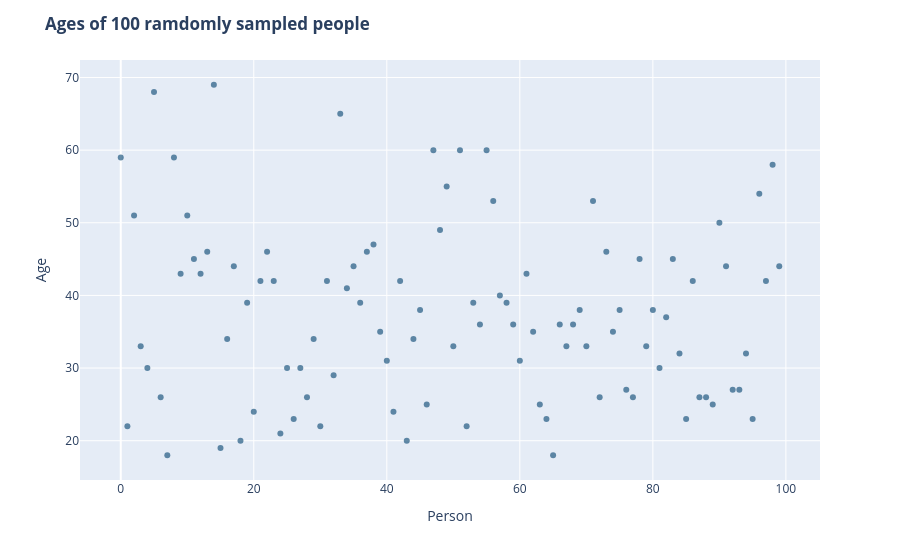
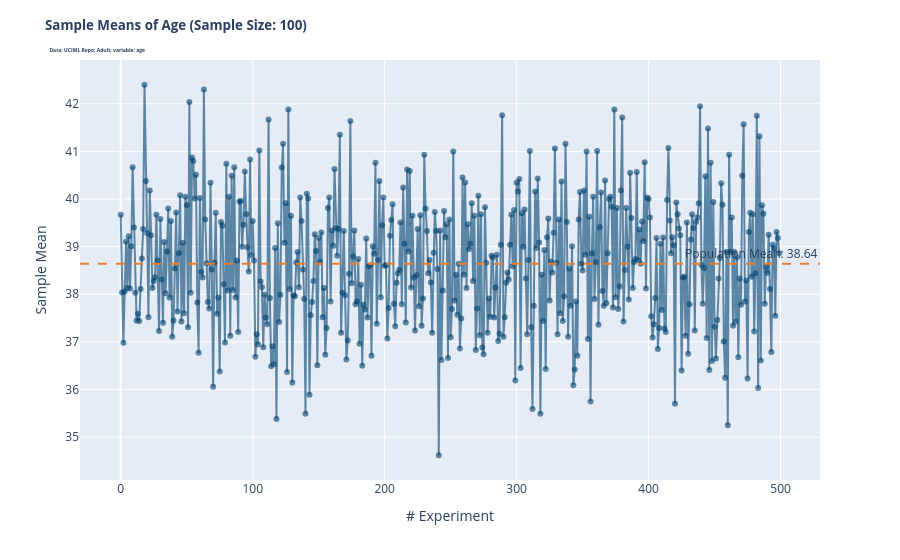
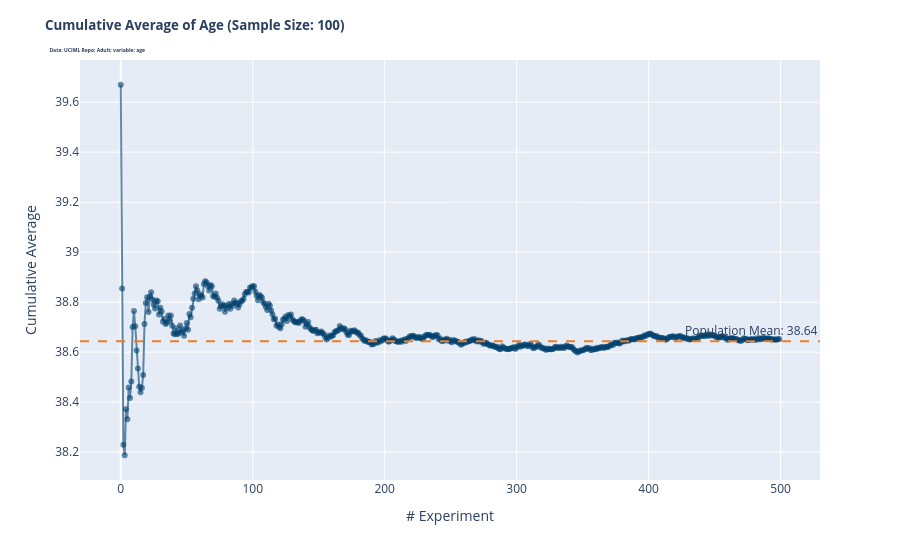

Notebook code cell kept with these figures, in order:
### Markdown cell above
Work on the following tasks:
1. Calculate the population mean of the variable age
2. Take one sample of 100 entries from the variable age and visualize them in a scatter plot
3. Repeat this experiment 500 times and plot the means of each sample in a line chart. Add a horizontal line for the true population mean
4. Visualize the cumulative average in a line chart. Does it approach the expected value?

### Code cell
import random
import plotly.express as px
import numpy as np

# 1.
population_mean = np.mean(data.age)
print('Population mean', population_mean)

# 2.
sample = random.choices(list(data.age), k=100)
fig = px.scatter(y=sample, x=np.arange(100), labels={'y': 'Age', 'x': 'Person'})
fig.update_traces(marker=dict(color='rgba(0, 65, 110, 0.6)'))
fig.update_layout(
        title=dict(
            text='<b>Ages of 100 ramdomly sampled people</b>',
        ),
    )

fig.show()

# 3.

def mean_of_n_rolls(sample_size, number_of_samples):
    return [np.mean(random.choices(list(data.age), k=sample_size)) for _ in range(number_of_samples)]

sample_size = 100
number_of_samples = 500

means_result = mean_of_n_rolls(sample_size, number_of_samples)

fig = px.line(x=np.arange(number_of_samples), y=means_result,markers=True)
fig.update_traces(line=dict(color='rgba(0, 65, 110, 0.6)'))

# Add a horizontal line for the population mean
fig.add_hline(y=population_mean, line_dash="dash", annotation_text="Population Mean: "+str(round(population_mean, 2)), annotation_position="top right", line_color="#E87F2B")

fig.update_layout(
        barmode='overlay',
        yaxis_title_text='Sample Mean',
        xaxis_title_text='# Experiment',
        title=dict(
            text='<b><span style="font-size: 10pt">Sample Means of Age (Sample Size: 100)</span><br> <span style="font-size:5">Data: UCIML Repo: Adult; variable: age</span></b>',
        ),
    )

fig.show()

# 4.

# Cumulative Average
cumulative_average = np.cumsum(means_result) / np.arange(1, number_of_samples + 1)

# Plot the cumulative average
fig = px.line(x=np.arange(number_of_samples), y=cumulative_average,markers=True)
fig.update_traces(line=dict(color='rgba(0, 65, 110, 0.6)'))

# Add a horizontal line for the population mean
fig.add_hline(y=population_mean, line_dash="dash", annotation_text="Population Mean: "+str(round(population_mean, 2)), annotation_position="top right", line_color="#E87F2B")

fig.update_layout(
        barmode='overlay',
        yaxis_title_text='Cumulative Average',
        xaxis_title_text='# Experiment',
        title=dict(
            text='<b><span style="font-size: 10pt">Cumulative Average of Age (Sample Size: 100)</span><br> <span style="font-size:5">Data: UCIML Repo: Adult; variable: age</span></b>',
        ),
    )

fig.show()

### Figure 1 — Plotly figure (JSON) as saved in the notebook; plotly's stock layout.template omitted (floating-point values rounded to 4 significant figures)
{"data": [{"hovertemplate": "Person=%{x}<br>Age=%{y}<extra></extra>", "legendgroup": "", "marker": {"color": "rgba(0, 65, 110, 0.6)", "symbol": "circle"}, "mode": "markers", "name": "", "orientation": "v", "showlegend": false, "type": "scatter", "x": [0, 1, 2, 3, 4, 5, 6, 7, 8, 9, 10, 11, 12, 13, 14, 15, 16, 17, 18, 19, 20, 21, 22, 23, 24, 25, 26, 27, 28, 29, 30, 31, 32, 33, 34, 35, 36, 37, 38, 39, 40, 41, 42, 43, 44, 45, 46, 47, 48, 49, 50, 51, 52, 53, 54, 55, 56, 57, 58, 59, 60, 61, 62, 63, 64, 65, 66, 67, 68, 69, 70, 71, 72, 73, 74, 75, 76, 77, 78, 79, 80, 81, 82, 83, 84, 85, 86, 87, 88, 89, 90, 91, 92, 93, 94, 95, 96, 97, 98, 99], "xaxis": "x", "y": [59, 22, 51, 33, 30, 68, 26, 18, 59, 43, 51, 45, 43, 46, 69, 19, 34, 44, 20, 39, 24, 42, 46, 42, 21, 30, 23, 30, 26, 34, 22, 42, 29, 65, 41, 44, 39, 46, 47, 35, 31, 24, 42, 20, 34, 38, 25, 60, 49, 55, 33, 60, 22, 39, 36, 60, 53, 40, 39, 36, 31, 43, 35, 25, 23, 18, 36, 33, 36, 38, 33, 53, 26, 46, 35, 38, 27, 26, 45, 33, 38, 30, 37, 45, 32, 23, 42, 26, 26, 25, 50, 44, 27, 27, 32, 23, 54, 42, 58, 44], "yaxis": "y"}], "layout": {"legend": {"tracegroupgap": 0}, "margin": {"t": 60}, "title": {"text": "<b>Ages of 100 ramdomly sampled people</b>"}, "xaxis": {"anchor": "y", "domain": [0, 1], "title": {"text": "Person"}}, "yaxis": {"anchor": "x", "domain": [0, 1], "title": {"text": "Age"}}}}

### Figure 2 — Plotly figure (JSON) as saved in the notebook; plotly's stock layout.template omitted (floating-point values rounded to 4 significant figures; data arrays with more than 128 entries replaced by an {"elided": "..."} marker saying what was removed)
{"data": [{"hovertemplate": "x=%{x}<br>y=%{y}<extra></extra>", "legendgroup": "", "line": {"color": "rgba(0, 65, 110, 0.6)", "dash": "solid"}, "marker": {"symbol": "circle"}, "mode": "lines+markers", "name": "", "orientation": "v", "showlegend": false, "type": "scatter", "x": {"elided": "500 int values"}, "xaxis": "x", "y": {"elided": "500 float values"}, "yaxis": "y"}], "layout": {"annotations": [{"showarrow": false, "text": "Population Mean: 38.64", "x": 1, "xanchor": "right", "xref": "x domain", "y": 38.64, "yanchor": "bottom", "yref": "y"}], "barmode": "overlay", "legend": {"tracegroupgap": 0}, "margin": {"t": 60}, "shapes": [{"line": {"color": "#E87F2B", "dash": "dash"}, "type": "line", "x0": 0, "x1": 1, "xref": "x domain", "y0": 38.64, "y1": 38.64, "yref": "y"}], "title": {"text": "<b><span style=\"font-size: 10pt\">Sample Means of Age (Sample Size: 100)</span><br> <span style=\"font-size:5\">Data: UCIML Repo: Adult; variable: age</span></b>"}, "xaxis": {"anchor": "y", "domain": [0, 1], "title": {"text": "# Experiment"}}, "yaxis": {"anchor": "x", "domain": [0, 1], "title": {"text": "Sample Mean"}}}}

### Figure 3 — Plotly figure (JSON) as saved in the notebook; plotly's stock layout.template omitted (floating-point values rounded to 4 significant figures; data arrays with more than 128 entries replaced by an {"elided": "..."} marker saying what was removed)
{"data": [{"hovertemplate": "x=%{x}<br>y=%{y}<extra></extra>", "legendgroup": "", "line": {"color": "rgba(0, 65, 110, 0.6)", "dash": "solid"}, "marker": {"symbol": "circle"}, "mode": "lines+markers", "name": "", "orientation": "v", "showlegend": false, "type": "scatter", "x": {"elided": "500 int values"}, "xaxis": "x", "y": {"elided": "500 float values"}, "yaxis": "y"}], "layout": {"annotations": [{"showarrow": false, "text": "Population Mean: 38.64", "x": 1, "xanchor": "right", "xref": "x domain", "y": 38.64, "yanchor": "bottom", "yref": "y"}], "barmode": "overlay", "legend": {"tracegroupgap": 0}, "margin": {"t": 60}, "shapes": [{"line": {"color": "#E87F2B", "dash": "dash"}, "type": "line", "x0": 0, "x1": 1, "xref": "x domain", "y0": 38.64, "y1": 38.64, "yref": "y"}], "title": {"text": "<b><span style=\"font-size: 10pt\">Cumulative Average of Age (Sample Size: 100)</span><br> <span style=\"font-size:5\">Data: UCIML Repo: Adult; variable: age</span></b>"}, "xaxis": {"anchor": "y", "domain": [0, 1], "title": {"text": "# Experiment"}}, "yaxis": {"anchor": "x", "domain": [0, 1], "title": {"text": "Cumulative Average"}}}}
